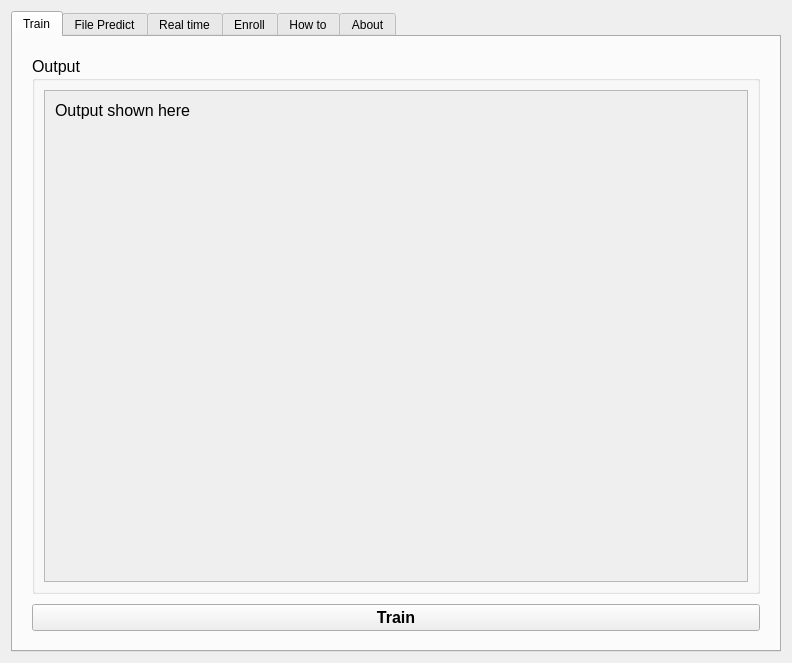
<?xml version="1.0" encoding="UTF-8"?>
<ui version="4.0">
 <class>notepad</class>
 <widget class="QWidget" name="notepad">
  <property name="geometry">
   <rect>
    <x>0</x>
    <y>0</y>
    <width>792</width>
    <height>663</height>
   </rect>
  </property>
  <property name="windowTitle">
   <string>Speaker Recognition</string>
  </property>
  <layout class="QVBoxLayout" name="verticalLayout_19">
   <item>
    <widget class="QTabWidget" name="tabWidget">
     <property name="enabled">
      <bool>true</bool>
     </property>
     <property name="currentIndex">
      <number>0</number>
     </property>
     <widget class="QWidget" name="tab_train">
      <attribute name="title">
       <string>Train</string>
      </attribute>
      <layout class="QVBoxLayout" name="verticalLayout_17">
       <item>
        <layout class="QVBoxLayout" name="verticalLayout_11">
         <property name="spacing">
          <number>10</number>
         </property>
         <property name="leftMargin">
          <number>10</number>
         </property>
         <property name="topMargin">
          <number>10</number>
         </property>
         <property name="rightMargin">
          <number>10</number>
         </property>
         <property name="bottomMargin">
          <number>10</number>
         </property>
         <item>
          <widget class="QGroupBox" name="groupBox_2">
           <property name="font">
            <font>
             <pointsize>12</pointsize>
             <weight>50</weight>
             <bold>false</bold>
            </font>
           </property>
           <property name="title">
            <string>Output</string>
           </property>
           <layout class="QVBoxLayout" name="verticalLayout_16">
            <item>
             <widget class="QScrollArea" name="scrollArea_4">
              <property name="widgetResizable">
               <bool>true</bool>
              </property>
              <widget class="QWidget" name="scrollAreaWidgetContents_4">
               <property name="geometry">
                <rect>
                 <x>0</x>
                 <y>0</y>
                 <width>696</width>
                 <height>477</height>
                </rect>
               </property>
               <layout class="QVBoxLayout" name="verticalLayout_9">
                <property name="leftMargin">
                 <number>0</number>
                </property>
                <property name="topMargin">
                 <number>0</number>
                </property>
                <property name="bottomMargin">
                 <number>0</number>
                </property>
                <item>
                 <layout class="QVBoxLayout" name="verticalLayout_10">
                  <property name="leftMargin">
                   <number>10</number>
                  </property>
                  <property name="topMargin">
                   <number>10</number>
                  </property>
                  <property name="bottomMargin">
                   <number>10</number>
                  </property>
                  <item>
                   <widget class="QLabel" name="lbl_output_train">
                    <property name="text">
                     <string>Output shown here</string>
                    </property>
                    <property name="alignment">
                     <set>Qt::AlignLeading|Qt::AlignLeft|Qt::AlignTop</set>
                    </property>
                    <property name="wordWrap">
                     <bool>true</bool>
                    </property>
                    <property name="margin">
                     <number>5</number>
                    </property>
                   </widget>
                  </item>
                 </layout>
                </item>
               </layout>
              </widget>
             </widget>
            </item>
           </layout>
          </widget>
         </item>
         <item>
          <widget class="QPushButton" name="btn_train">
           <property name="font">
            <font>
             <pointsize>12</pointsize>
             <weight>75</weight>
             <bold>true</bold>
            </font>
           </property>
           <property name="text">
            <string>Train</string>
           </property>
          </widget>
         </item>
        </layout>
       </item>
      </layout>
     </widget>
     <widget class="QWidget" name="tab_file_predict">
      <attribute name="title">
       <string>File Predict</string>
      </attribute>
      <layout class="QVBoxLayout" name="verticalLayout_18">
       <item>
        <layout class="QVBoxLayout" name="verticalLayout_14">
         <property name="spacing">
          <number>10</number>
         </property>
         <property name="leftMargin">
          <number>10</number>
         </property>
         <property name="topMargin">
          <number>10</number>
         </property>
         <property name="rightMargin">
          <number>10</number>
         </property>
         <property name="bottomMargin">
          <number>10</number>
         </property>
         <item>
          <widget class="QGroupBox" name="groupBox_3">
           <property name="font">
            <font>
             <pointsize>12</pointsize>
             <weight>50</weight>
             <bold>false</bold>
            </font>
           </property>
           <property name="title">
            <string>Output</string>
           </property>
           <layout class="QVBoxLayout" name="verticalLayout_12">
            <item>
             <widget class="QScrollArea" name="scrollArea_5">
              <property name="widgetResizable">
               <bool>true</bool>
              </property>
              <widget class="QWidget" name="scrollAreaWidgetContents_5">
               <property name="geometry">
                <rect>
                 <x>0</x>
                 <y>0</y>
                 <width>98</width>
                 <height>102</height>
                </rect>
               </property>
               <layout class="QHBoxLayout" name="horizontalLayout_7">
                <property name="leftMargin">
                 <number>0</number>
                </property>
                <property name="topMargin">
                 <number>0</number>
                </property>
                <property name="bottomMargin">
                 <number>0</number>
                </property>
                <item>
                 <layout class="QVBoxLayout" name="verticalLayout_13">
                  <property name="leftMargin">
                   <number>10</number>
                  </property>
                  <property name="topMargin">
                   <number>10</number>
                  </property>
                  <property name="bottomMargin">
                   <number>10</number>
                  </property>
                  <item>
                   <widget class="QLabel" name="lbl_output_file_predict">
                    <property name="text">
                     <string>Output shown here</string>
                    </property>
                    <property name="alignment">
                     <set>Qt::AlignLeading|Qt::AlignLeft|Qt::AlignTop</set>
                    </property>
                    <property name="wordWrap">
                     <bool>true</bool>
                    </property>
                    <property name="margin">
                     <number>5</number>
                    </property>
                   </widget>
                  </item>
                 </layout>
                </item>
               </layout>
              </widget>
             </widget>
            </item>
           </layout>
          </widget>
         </item>
         <item>
          <widget class="QPushButton" name="btn_test_predict">
           <property name="font">
            <font>
             <pointsize>12</pointsize>
             <weight>75</weight>
             <bold>true</bold>
            </font>
           </property>
           <property name="text">
            <string>File predict</string>
           </property>
          </widget>
         </item>
        </layout>
       </item>
      </layout>
     </widget>
     <widget class="QWidget" name="tab_realtime">
      <attribute name="title">
       <string>Real time</string>
      </attribute>
      <layout class="QVBoxLayout" name="verticalLayout_5">
       <item>
        <widget class="QLabel" name="lbl_username">
         <property name="font">
          <font>
           <pointsize>15</pointsize>
           <weight>75</weight>
           <bold>true</bold>
          </font>
         </property>
         <property name="text">
          <string>User</string>
         </property>
         <property name="alignment">
          <set>Qt::AlignCenter</set>
         </property>
        </widget>
       </item>
       <item>
        <widget class="QLabel" name="lbl_userphoto">
         <property name="text">
          <string>Photo</string>
         </property>
         <property name="alignment">
          <set>Qt::AlignCenter</set>
         </property>
        </widget>
       </item>
       <item>
        <spacer name="verticalSpacer_4">
         <property name="orientation">
          <enum>Qt::Vertical</enum>
         </property>
         <property name="sizeHint" stdset="0">
          <size>
           <width>20</width>
           <height>40</height>
          </size>
         </property>
        </spacer>
       </item>
       <item>
        <layout class="QHBoxLayout" name="horizontalLayout">
         <property name="spacing">
          <number>8</number>
         </property>
         <property name="leftMargin">
          <number>10</number>
         </property>
         <property name="topMargin">
          <number>10</number>
         </property>
         <property name="rightMargin">
          <number>10</number>
         </property>
         <property name="bottomMargin">
          <number>10</number>
         </property>
         <item>
          <widget class="QPushButton" name="btn_predict">
           <property name="font">
            <font>
             <pointsize>12</pointsize>
             <weight>75</weight>
             <bold>true</bold>
            </font>
           </property>
           <property name="text">
            <string>Real-time Predict</string>
           </property>
          </widget>
         </item>
        </layout>
       </item>
      </layout>
     </widget>
     <widget class="QWidget" name="tab_enroll">
      <attribute name="title">
       <string>Enroll</string>
      </attribute>
      <layout class="QVBoxLayout" name="verticalLayout_15">
       <item>
        <layout class="QHBoxLayout" name="horizontalLayout_3">
         <item>
          <widget class="QLabel" name="label_27">
           <property name="font">
            <font>
             <family>Segoe UI Symbol</family>
             <pointsize>12</pointsize>
             <weight>75</weight>
             <bold>true</bold>
            </font>
           </property>
           <property name="toolTipDuration">
            <number>-2</number>
           </property>
           <property name="text">
            <string>Status:  </string>
           </property>
          </widget>
         </item>
         <item>
          <widget class="QLabel" name="lbl_status">
           <property name="font">
            <font>
             <pointsize>12</pointsize>
            </font>
           </property>
           <property name="text">
            <string>Running</string>
           </property>
          </widget>
         </item>
         <item>
          <spacer name="horizontalSpacer">
           <property name="orientation">
            <enum>Qt::Horizontal</enum>
           </property>
           <property name="sizeHint" stdset="0">
            <size>
             <width>40</width>
             <height>20</height>
            </size>
           </property>
          </spacer>
         </item>
        </layout>
       </item>
       <item>
        <widget class="QLabel" name="label_26">
         <property name="font">
          <font>
           <pointsize>12</pointsize>
           <weight>75</weight>
           <bold>true</bold>
          </font>
         </property>
         <property name="text">
          <string>Tip for enrolling</string>
         </property>
        </widget>
       </item>
       <item>
        <widget class="QLabel" name="label_30">
         <property name="font">
          <font>
           <pointsize>12</pointsize>
          </font>
         </property>
         <property name="text">
          <string>How to do it</string>
         </property>
        </widget>
       </item>
       <item>
        <layout class="QHBoxLayout" name="horizontalLayout_2">
         <item>
          <widget class="QLabel" name="label_28">
           <property name="font">
            <font>
             <pointsize>12</pointsize>
             <weight>75</weight>
             <bold>true</bold>
            </font>
           </property>
           <property name="text">
            <string>Enter filename</string>
           </property>
          </widget>
         </item>
         <item>
          <widget class="QLineEdit" name="line_edit_filename">
           <property name="font">
            <font>
             <pointsize>12</pointsize>
            </font>
           </property>
           <property name="placeholderText">
            <string>01test</string>
           </property>
          </widget>
         </item>
         <item>
          <widget class="QPushButton" name="btn_record">
           <property name="text">
            <string>Record</string>
           </property>
          </widget>
         </item>
         <item>
          <widget class="QPushButton" name="btn_play">
           <property name="text">
            <string>Play</string>
           </property>
          </widget>
         </item>
        </layout>
       </item>
       <item>
        <widget class="QPushButton" name="btn_enroll">
         <property name="font">
          <font>
           <pointsize>12</pointsize>
           <weight>75</weight>
           <bold>true</bold>
          </font>
         </property>
         <property name="text">
          <string>Enroll</string>
         </property>
        </widget>
       </item>
       <item>
        <spacer name="verticalSpacer_2">
         <property name="orientation">
          <enum>Qt::Vertical</enum>
         </property>
         <property name="sizeHint" stdset="0">
          <size>
           <width>20</width>
           <height>40</height>
          </size>
         </property>
        </spacer>
       </item>
      </layout>
     </widget>
     <widget class="QWidget" name="tab_how_to">
      <attribute name="title">
       <string>How to</string>
      </attribute>
      <layout class="QVBoxLayout" name="verticalLayout_4">
       <item>
        <layout class="QVBoxLayout" name="verticalLayout_8">
         <property name="spacing">
          <number>5</number>
         </property>
         <property name="leftMargin">
          <number>5</number>
         </property>
         <property name="topMargin">
          <number>5</number>
         </property>
         <property name="rightMargin">
          <number>5</number>
         </property>
         <property name="bottomMargin">
          <number>5</number>
         </property>
         <item>
          <widget class="QLabel" name="label_24">
           <property name="font">
            <font>
             <pointsize>15</pointsize>
             <weight>75</weight>
             <bold>true</bold>
            </font>
           </property>
           <property name="text">
            <string>How to use the software</string>
           </property>
           <property name="margin">
            <number>5</number>
           </property>
          </widget>
         </item>
         <item>
          <widget class="QScrollArea" name="scrollArea_3">
           <property name="widgetResizable">
            <bool>true</bool>
           </property>
           <widget class="QWidget" name="scrollAreaWidgetContents_3">
            <property name="geometry">
             <rect>
              <x>0</x>
              <y>0</y>
              <width>122</width>
              <height>1484</height>
             </rect>
            </property>
            <layout class="QVBoxLayout" name="verticalLayout_6">
             <property name="spacing">
              <number>0</number>
             </property>
             <property name="leftMargin">
              <number>0</number>
             </property>
             <property name="topMargin">
              <number>0</number>
             </property>
             <property name="rightMargin">
              <number>0</number>
             </property>
             <property name="bottomMargin">
              <number>0</number>
             </property>
             <item>
              <layout class="QVBoxLayout" name="verticalLayout_7">
               <property name="leftMargin">
                <number>5</number>
               </property>
               <property name="topMargin">
                <number>5</number>
               </property>
               <property name="rightMargin">
                <number>5</number>
               </property>
               <property name="bottomMargin">
                <number>5</number>
               </property>
               <item>
                <widget class="QLabel" name="label_25">
                 <property name="font">
                  <font>
                   <pointsize>12</pointsize>
                  </font>
                 </property>
                 <property name="text">
                  <string>1. Output:
In this area the output of the current activity will be shown

2.Train
This button will initiate the training the data available at files/wav and then the processed data will be saved as model.pkl

3. Real-time Predict
This button will perform a a real time prediction from input voice signal

4. File Predict
This will use files in files/test/wav for prediction. 

5. Verbose
This will print addition information to the console

6. Delta mode
This will use delta mfcc for feature extraction and prediction</string>
                 </property>
                 <property name="alignment">
                  <set>Qt::AlignLeading|Qt::AlignLeft|Qt::AlignTop</set>
                 </property>
                 <property name="wordWrap">
                  <bool>true</bool>
                 </property>
                 <property name="margin">
                  <number>5</number>
                 </property>
                </widget>
               </item>
              </layout>
             </item>
            </layout>
           </widget>
          </widget>
         </item>
        </layout>
       </item>
      </layout>
     </widget>
     <widget class="QWidget" name="tab_about">
      <attribute name="title">
       <string>About</string>
      </attribute>
      <layout class="QVBoxLayout" name="verticalLayout_3">
       <item>
        <widget class="QLabel" name="label">
         <property name="font">
          <font>
           <pointsize>15</pointsize>
           <weight>75</weight>
           <bold>true</bold>
          </font>
         </property>
         <property name="text">
          <string>Speaker Recognition</string>
         </property>
         <property name="alignment">
          <set>Qt::AlignCenter</set>
         </property>
        </widget>
       </item>
       <item>
        <widget class="QLabel" name="label_23">
         <property name="font">
          <font>
           <pointsize>12</pointsize>
          </font>
         </property>
         <property name="text">
          <string>Version 1.0</string>
         </property>
         <property name="alignment">
          <set>Qt::AlignCenter</set>
         </property>
        </widget>
       </item>
       <item>
        <widget class="QLabel" name="label_2">
         <property name="text">
          <string>A python project to recognize the user based on input voice signal</string>
         </property>
         <property name="alignment">
          <set>Qt::AlignCenter</set>
         </property>
        </widget>
       </item>
       <item>
        <layout class="QGridLayout" name="gridLayout">
         <property name="leftMargin">
          <number>5</number>
         </property>
         <property name="topMargin">
          <number>5</number>
         </property>
         <property name="rightMargin">
          <number>5</number>
         </property>
         <property name="bottomMargin">
          <number>5</number>
         </property>
         <property name="spacing">
          <number>5</number>
         </property>
         <item row="1" column="3">
          <widget class="QLabel" name="label_19">
           <property name="text">
            <string>...</string>
           </property>
           <property name="alignment">
            <set>Qt::AlignHCenter|Qt::AlignTop</set>
           </property>
          </widget>
         </item>
         <item row="2" column="2">
          <widget class="QLabel" name="label_16">
           <property name="text">
            <string>9841614680</string>
           </property>
           <property name="alignment">
            <set>Qt::AlignHCenter|Qt::AlignTop</set>
           </property>
          </widget>
         </item>
         <item row="2" column="1">
          <widget class="QLabel" name="label_12">
           <property name="text">
            <string>070/BEX/335</string>
           </property>
           <property name="alignment">
            <set>Qt::AlignHCenter|Qt::AlignTop</set>
           </property>
          </widget>
         </item>
         <item row="0" column="1">
          <widget class="QLabel" name="label_6">
           <property name="font">
            <font>
             <pointsize>12</pointsize>
             <weight>75</weight>
             <bold>true</bold>
            </font>
           </property>
           <property name="text">
            <string>Campus Roll</string>
           </property>
           <property name="alignment">
            <set>Qt::AlignHCenter|Qt::AlignTop</set>
           </property>
          </widget>
         </item>
         <item row="4" column="1">
          <widget class="QLabel" name="label_14">
           <property name="text">
            <string>070/BEX/345</string>
           </property>
           <property name="alignment">
            <set>Qt::AlignHCenter|Qt::AlignTop</set>
           </property>
          </widget>
         </item>
         <item row="3" column="1">
          <widget class="QLabel" name="label_13">
           <property name="text">
            <string>070/BEX/340</string>
           </property>
           <property name="alignment">
            <set>Qt::AlignHCenter|Qt::AlignTop</set>
           </property>
          </widget>
         </item>
         <item row="3" column="3">
          <widget class="QLabel" name="label_21">
           <property name="text">
            <string>...</string>
           </property>
           <property name="alignment">
            <set>Qt::AlignHCenter|Qt::AlignTop</set>
           </property>
          </widget>
         </item>
         <item row="1" column="1">
          <widget class="QLabel" name="label_11">
           <property name="text">
            <string>070/BEX/</string>
           </property>
           <property name="alignment">
            <set>Qt::AlignHCenter|Qt::AlignTop</set>
           </property>
          </widget>
         </item>
         <item row="2" column="0">
          <widget class="QLabel" name="label_4">
           <property name="text">
            <string>2. Santosh Nepal</string>
           </property>
           <property name="alignment">
            <set>Qt::AlignHCenter|Qt::AlignTop</set>
           </property>
          </widget>
         </item>
         <item row="0" column="0">
          <widget class="QLabel" name="label_5">
           <property name="font">
            <font>
             <pointsize>12</pointsize>
             <weight>75</weight>
             <bold>true</bold>
            </font>
           </property>
           <property name="text">
            <string>Project Member</string>
           </property>
           <property name="alignment">
            <set>Qt::AlignHCenter|Qt::AlignTop</set>
           </property>
          </widget>
         </item>
         <item row="4" column="2">
          <widget class="QLabel" name="label_18">
           <property name="text">
            <string>9843623018</string>
           </property>
           <property name="alignment">
            <set>Qt::AlignHCenter|Qt::AlignTop</set>
           </property>
          </widget>
         </item>
         <item row="4" column="3">
          <widget class="QLabel" name="label_22">
           <property name="text">
            <string>...</string>
           </property>
           <property name="alignment">
            <set>Qt::AlignHCenter|Qt::AlignTop</set>
           </property>
          </widget>
         </item>
         <item row="1" column="2">
          <widget class="QLabel" name="label_15">
           <property name="text">
            <string>9843000399</string>
           </property>
           <property name="alignment">
            <set>Qt::AlignHCenter|Qt::AlignTop</set>
           </property>
          </widget>
         </item>
         <item row="2" column="3">
          <widget class="QLabel" name="label_20">
           <property name="text">
            <string>...</string>
           </property>
           <property name="alignment">
            <set>Qt::AlignHCenter|Qt::AlignTop</set>
           </property>
          </widget>
         </item>
         <item row="1" column="0">
          <widget class="QLabel" name="label_3">
           <property name="text">
            <string>1. Kushal Gajurel</string>
           </property>
           <property name="alignment">
            <set>Qt::AlignHCenter|Qt::AlignTop</set>
           </property>
          </widget>
         </item>
         <item row="3" column="0">
          <widget class="QLabel" name="label_9">
           <property name="text">
            <string>3. Shiva Bhandari</string>
           </property>
           <property name="alignment">
            <set>Qt::AlignHCenter|Qt::AlignTop</set>
           </property>
          </widget>
         </item>
         <item row="4" column="0">
          <widget class="QLabel" name="label_10">
           <property name="text">
            <string>4. Surendra Shrestha</string>
           </property>
           <property name="alignment">
            <set>Qt::AlignHCenter|Qt::AlignTop</set>
           </property>
          </widget>
         </item>
         <item row="3" column="2">
          <widget class="QLabel" name="label_17">
           <property name="text">
            <string>9849664254</string>
           </property>
           <property name="alignment">
            <set>Qt::AlignHCenter|Qt::AlignTop</set>
           </property>
          </widget>
         </item>
         <item row="0" column="2">
          <widget class="QLabel" name="label_8">
           <property name="font">
            <font>
             <pointsize>12</pointsize>
             <weight>75</weight>
             <bold>true</bold>
            </font>
           </property>
           <property name="text">
            <string>Contact</string>
           </property>
           <property name="alignment">
            <set>Qt::AlignHCenter|Qt::AlignTop</set>
           </property>
          </widget>
         </item>
         <item row="0" column="3">
          <widget class="QLabel" name="label_7">
           <property name="font">
            <font>
             <pointsize>12</pointsize>
             <weight>75</weight>
             <bold>true</bold>
            </font>
           </property>
           <property name="text">
            <string>Role</string>
           </property>
           <property name="alignment">
            <set>Qt::AlignHCenter|Qt::AlignTop</set>
           </property>
          </widget>
         </item>
        </layout>
       </item>
       <item>
        <spacer name="verticalSpacer">
         <property name="orientation">
          <enum>Qt::Vertical</enum>
         </property>
         <property name="sizeType">
          <enum>QSizePolicy::MinimumExpanding</enum>
         </property>
         <property name="sizeHint" stdset="0">
          <size>
           <width>20</width>
           <height>0</height>
          </size>
         </property>
        </spacer>
       </item>
      </layout>
     </widget>
    </widget>
   </item>
  </layout>
 </widget>
 <resources/>
 <connections/>
</ui>
